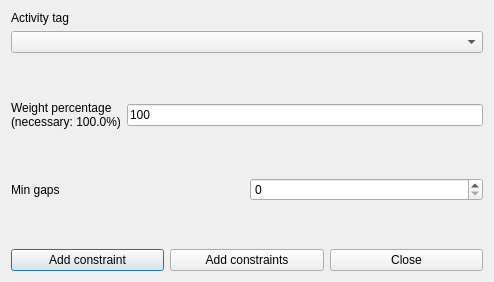
<?xml version="1.0" encoding="UTF-8"?>
<ui version="4.0">
 <class>AddConstraintTeachersMinGapsBetweenActivityTagBetweenMorningAndAfternoonForm_template</class>
 <widget class="QDialog" name="AddConstraintTeachersMinGapsBetweenActivityTagBetweenMorningAndAfternoonForm_template">
  <property name="geometry">
   <rect>
    <x>0</x>
    <y>0</y>
    <width>494</width>
    <height>282</height>
   </rect>
  </property>
  <property name="windowTitle">
   <string extracomment="This is the title of the dialog to add a new constraint of this type">Add teachers min gaps between activity tag between morning and afternoon</string>
  </property>
  <layout class="QVBoxLayout" name="verticalLayout_2">
   <item>
    <layout class="QVBoxLayout" name="verticalLayout">
     <item>
      <widget class="QLabel" name="activityTagTextLabel">
       <property name="frameShape">
        <enum>QFrame::NoFrame</enum>
       </property>
       <property name="frameShadow">
        <enum>QFrame::Plain</enum>
       </property>
       <property name="text">
        <string>Activity tag</string>
       </property>
       <property name="wordWrap">
        <bool>false</bool>
       </property>
      </widget>
     </item>
     <item>
      <widget class="QComboBox" name="activityTagComboBox">
       <property name="editable">
        <bool>false</bool>
       </property>
       <property name="insertPolicy">
        <enum>QComboBox::NoInsert</enum>
       </property>
       <property name="duplicatesEnabled">
        <bool>false</bool>
       </property>
      </widget>
     </item>
    </layout>
   </item>
   <item>
    <spacer name="spacer1">
     <property name="orientation">
      <enum>Qt::Vertical</enum>
     </property>
     <property name="sizeType">
      <enum>QSizePolicy::Expanding</enum>
     </property>
     <property name="sizeHint" stdset="0">
      <size>
       <width>20</width>
       <height>31</height>
      </size>
     </property>
    </spacer>
   </item>
   <item>
    <layout class="QHBoxLayout" name="horizontalLayout">
     <item>
      <widget class="QLabel" name="weightTextLabel">
       <property name="frameShape">
        <enum>QFrame::NoFrame</enum>
       </property>
       <property name="frameShadow">
        <enum>QFrame::Plain</enum>
       </property>
       <property name="text">
        <string>Weight percentage
(necessary: 100.0%)</string>
       </property>
       <property name="wordWrap">
        <bool>false</bool>
       </property>
      </widget>
     </item>
     <item>
      <widget class="QLineEdit" name="weightLineEdit">
       <property name="text">
        <string notr="true">100</string>
       </property>
      </widget>
     </item>
    </layout>
   </item>
   <item>
    <spacer name="spacer1_2">
     <property name="orientation">
      <enum>Qt::Vertical</enum>
     </property>
     <property name="sizeType">
      <enum>QSizePolicy::Expanding</enum>
     </property>
     <property name="sizeHint" stdset="0">
      <size>
       <width>20</width>
       <height>18</height>
      </size>
     </property>
    </spacer>
   </item>
   <item>
    <layout class="QHBoxLayout" name="horizontalLayout_2">
     <item>
      <widget class="QLabel" name="minGapsTextLabel">
       <property name="frameShape">
        <enum>QFrame::NoFrame</enum>
       </property>
       <property name="frameShadow">
        <enum>QFrame::Plain</enum>
       </property>
       <property name="text">
        <string>Min gaps</string>
       </property>
       <property name="wordWrap">
        <bool>false</bool>
       </property>
      </widget>
     </item>
     <item>
      <widget class="QSpinBox" name="minGapsSpinBox"/>
     </item>
    </layout>
   </item>
   <item>
    <spacer name="spacer1_3">
     <property name="orientation">
      <enum>Qt::Vertical</enum>
     </property>
     <property name="sizeType">
      <enum>QSizePolicy::Expanding</enum>
     </property>
     <property name="sizeHint" stdset="0">
      <size>
       <width>20</width>
       <height>16</height>
      </size>
     </property>
    </spacer>
   </item>
   <item>
    <layout class="QHBoxLayout">
     <item>
      <widget class="QPushButton" name="addConstraintPushButton">
       <property name="text">
        <string>Add constraint</string>
       </property>
      </widget>
     </item>
     <item>
      <widget class="QPushButton" name="addConstraintsPushButton">
       <property name="text">
        <string>Add constraints</string>
       </property>
      </widget>
     </item>
     <item>
      <widget class="QPushButton" name="closePushButton">
       <property name="text">
        <string>Close</string>
       </property>
      </widget>
     </item>
    </layout>
   </item>
  </layout>
 </widget>
 <layoutdefault spacing="6" margin="11"/>
 <resources/>
 <connections/>
</ui>
